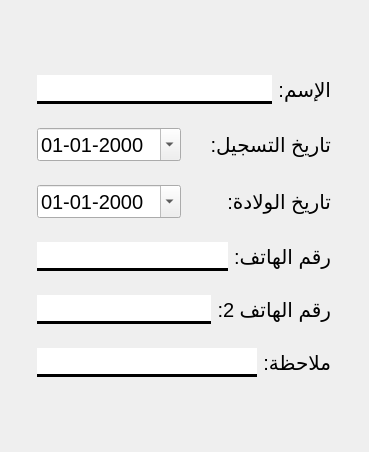
<?xml version="1.0" encoding="UTF-8"?>
<ui version="4.0">
 <class>Form</class>
 <widget class="QWidget" name="Form">
  <property name="geometry">
   <rect>
    <x>0</x>
    <y>0</y>
    <width>369</width>
    <height>452</height>
   </rect>
  </property>
  <property name="windowTitle">
   <string>Form</string>
  </property>
  <layout class="QHBoxLayout" name="horizontalLayout">
   <property name="spacing">
    <number>0</number>
   </property>
   <property name="leftMargin">
    <number>0</number>
   </property>
   <property name="topMargin">
    <number>0</number>
   </property>
   <property name="rightMargin">
    <number>0</number>
   </property>
   <property name="bottomMargin">
    <number>0</number>
   </property>
   <item>
    <widget class="QFrame" name="frame_4">
     <property name="sizePolicy">
      <sizepolicy hsizetype="Fixed" vsizetype="Fixed">
       <horstretch>0</horstretch>
       <verstretch>0</verstretch>
      </sizepolicy>
     </property>
     <property name="frameShape">
      <enum>QFrame::NoFrame</enum>
     </property>
     <property name="lineWidth">
      <number>2</number>
     </property>
     <layout class="QVBoxLayout" name="verticalLayout_4">
      <item>
       <widget class="QFrame" name="frame">
        <layout class="QHBoxLayout" name="horizontalLayout_3">
         <item>
          <widget class="QLineEdit" name="name">
           <property name="font">
            <font>
             <pointsize>15</pointsize>
            </font>
           </property>
           <property name="styleSheet">
            <string notr="true">border: 3px solid black;
border-left: none;
border-right: none;
border-top: none 
</string>
           </property>
          </widget>
         </item>
         <item>
          <widget class="QLabel" name="label_2">
           <property name="font">
            <font>
             <pointsize>15</pointsize>
            </font>
           </property>
           <property name="text">
            <string>الإسم:</string>
           </property>
          </widget>
         </item>
        </layout>
       </widget>
      </item>
      <item>
       <widget class="QFrame" name="frame_2">
        <layout class="QHBoxLayout" name="horizontalLayout_9">
         <item>
          <widget class="QDateEdit" name="date_inscrit">
           <property name="font">
            <font>
             <pointsize>15</pointsize>
            </font>
           </property>
           <property name="layoutDirection">
            <enum>Qt::LeftToRight</enum>
           </property>
           <property name="displayFormat">
            <string>dd-MM-yyyy</string>
           </property>
           <property name="calendarPopup">
            <bool>true</bool>
           </property>
          </widget>
         </item>
         <item>
          <widget class="QLabel" name="label_4">
           <property name="font">
            <font>
             <pointsize>15</pointsize>
            </font>
           </property>
           <property name="text">
            <string>تاريخ التسجيل:</string>
           </property>
          </widget>
         </item>
        </layout>
       </widget>
      </item>
      <item>
       <widget class="QFrame" name="frame_3">
        <layout class="QHBoxLayout" name="horizontalLayout_4">
         <item>
          <widget class="QDateEdit" name="birthday">
           <property name="font">
            <font>
             <pointsize>15</pointsize>
            </font>
           </property>
           <property name="layoutDirection">
            <enum>Qt::LeftToRight</enum>
           </property>
           <property name="displayFormat">
            <string>dd-MM-yyyy</string>
           </property>
           <property name="calendarPopup">
            <bool>true</bool>
           </property>
          </widget>
         </item>
         <item>
          <widget class="QLabel" name="label_3">
           <property name="font">
            <font>
             <pointsize>15</pointsize>
            </font>
           </property>
           <property name="text">
            <string>تاريخ الولادة:</string>
           </property>
          </widget>
         </item>
        </layout>
       </widget>
      </item>
      <item>
       <widget class="QFrame" name="frame_5">
        <layout class="QHBoxLayout" name="horizontalLayout_6">
         <item>
          <widget class="QLineEdit" name="phone">
           <property name="font">
            <font>
             <pointsize>15</pointsize>
            </font>
           </property>
           <property name="styleSheet">
            <string notr="true">border: 3px solid black;
border-left: none;
border-right: none;
border-top: none 
</string>
           </property>
          </widget>
         </item>
         <item>
          <widget class="QLabel" name="label_9">
           <property name="font">
            <font>
             <pointsize>15</pointsize>
            </font>
           </property>
           <property name="text">
            <string>رقم الهاتف:</string>
           </property>
          </widget>
         </item>
        </layout>
       </widget>
      </item>
      <item>
       <widget class="QFrame" name="frame_6">
        <layout class="QHBoxLayout" name="horizontalLayout_7">
         <item>
          <widget class="QLineEdit" name="phone_2">
           <property name="font">
            <font>
             <pointsize>15</pointsize>
            </font>
           </property>
           <property name="styleSheet">
            <string notr="true">border: 3px solid black;
border-left: none;
border-right: none;
border-top: none 
</string>
           </property>
          </widget>
         </item>
         <item>
          <widget class="QLabel" name="label_5">
           <property name="font">
            <font>
             <pointsize>15</pointsize>
            </font>
           </property>
           <property name="text">
            <string>رقم الهاتف 2:</string>
           </property>
          </widget>
         </item>
        </layout>
       </widget>
      </item>
      <item>
       <widget class="QFrame" name="frame_8">
        <layout class="QHBoxLayout" name="horizontalLayout_8">
         <item>
          <widget class="QLineEdit" name="note">
           <property name="font">
            <font>
             <pointsize>15</pointsize>
            </font>
           </property>
           <property name="styleSheet">
            <string notr="true">border: 3px solid black;
border-left: none;
border-right: none;
border-top: none 
</string>
           </property>
          </widget>
         </item>
         <item>
          <widget class="QLabel" name="label_6">
           <property name="font">
            <font>
             <pointsize>15</pointsize>
            </font>
           </property>
           <property name="text">
            <string>ملاحظة:</string>
           </property>
          </widget>
         </item>
        </layout>
       </widget>
      </item>
     </layout>
    </widget>
   </item>
  </layout>
 </widget>
 <resources/>
 <connections/>
</ui>
